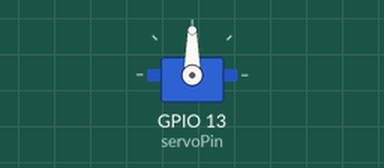
This sketch was run on a simulated ESP32. Shown: servo.

Above: at 0.05 s.
Timing chart, 0 to 3.0 s (numbered marks = the images above):
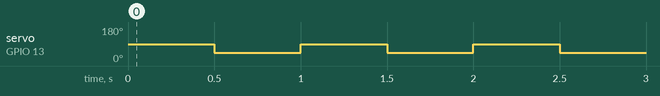

The sketch:

Servo.ino
```cpp
#include <ESP32Servo.h>

static const int servoPin = 13;

Servo servo1;

void setup() {

  Serial.begin(115200);
  servo1.attach(servoPin);
}

void loop() {
  servo1.write(90);
  delay(500);
  servo1.write(45);
  delay(500);
}
```

Measured:
- by itself, servo on GPIO 13 (servoPin): alternates 90° for 0.50 s and 45° for 0.50 s
